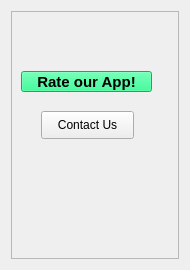
               <widget class="QWidget" name="page_2">
                <property name="geometry">
                 <rect>
                  <x>0</x>
                  <y>0</y>
                  <width>190</width>
                  <height>270</height>
                 </rect>
                </property>
                <attribute name="icon">
                 <iconset resource="last.qrc">
                  <normaloff>:/images/downarrow.png</normaloff>:/images/downarrow.png</iconset>
                </attribute>
                <attribute name="label">
                 <string>        Drop Menu 2</string>
                </attribute>
                <layout class="QHBoxLayout" name="horizontalLayout_10">
                 <item>
                  <widget class="QFrame" name="frame_7">
                   <property name="frameShape">
                    <enum>QFrame::StyledPanel</enum>
                   </property>
                   <property name="frameShadow">
                    <enum>QFrame::Raised</enum>
                   </property>
                   <widget class="QPushButton" name="pushButton_13">
                    <property name="geometry">
                     <rect>
                      <x>10</x>
                      <y>60</y>
                      <width>131</width>
                      <height>21</height>
                     </rect>
                    </property>
                    <property name="font">
                     <font>
                      <pointsize>11</pointsize>
                      <bold>true</bold>
                     </font>
                    </property>
                    <property name="styleSheet">
                     <string notr="true">background-color: rgb(0, 255, 127);</string>
                    </property>
                    <property name="text">
                     <string>Rate our App!</string>
                    </property>
                   </widget>
                   <widget class="QPushButton" name="pushButton_14">
                    <property name="geometry">
                     <rect>
                      <x>30</x>
                      <y>100</y>
                      <width>93</width>
                      <height>28</height>
                     </rect>
                    </property>
                    <property name="text">
                     <string>Contact Us</string>
                    </property>
                    <property name="icon">
                     <iconset resource="last.qrc">
                      <normaloff>:/images/Screenshot 2023-12-13 022500.png</normaloff>:/images/Screenshot 2023-12-13 022500.png</iconset>
                    </property>
                    <property name="iconSize">
                     <size>
                      <width>18</width>
                      <height>18</height>
                     </size>
                    </property>
                   </widget>
                  </widget>
                 </item>
                </layout>
               </widget>
